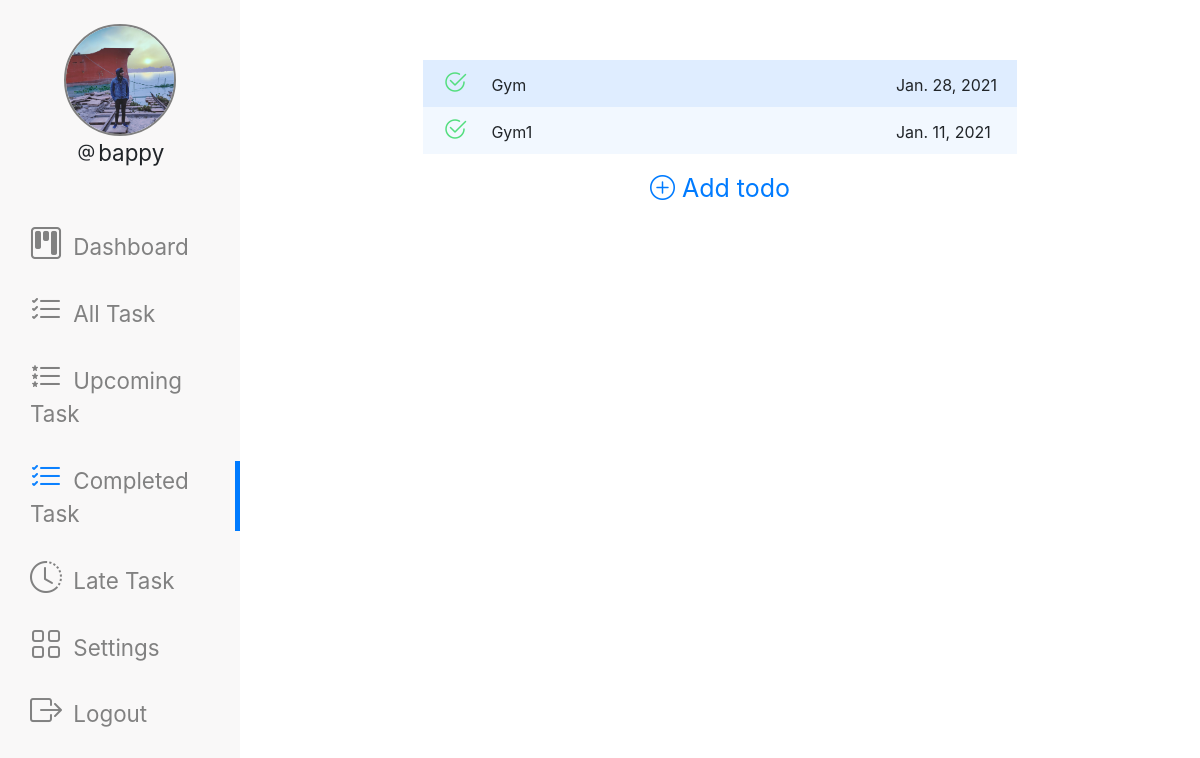
/completed-todo/ (signed in), run on the app's committed database.
### todo/models.py (models this page shows)
class Profile(models.Model):
    user = models.OneToOneField(
        User, null=True, blank=True, on_delete=models.CASCADE)
    bio = models.TextField(max_length=500, blank=True)
    birth_date = models.DateField(null=True, blank=True)
    profile_photo = models.ImageField(
        upload_to='static/profilepicture', null=True)

class TodoList(models.Model):
    username = models.ForeignKey(User, on_delete=models.CASCADE)
    todo = models.CharField(max_length=300)
    due_date = models.DateField()
    is_completed = models.BooleanField(default=0)

### todo/views.py (the view, shortened to what this page needs)
# urls.py: path('completed-todo/', views.completed_todo_view, name='completed_todo_view'),
def completed_todo_view(request):
    todays_date = date.today()
    if request.user.is_authenticated and not request.method == 'POST':
        username = request.user.username
        todo_list = TodoList.objects.filter(
            username=request.user.id, is_completed=1)
        profiles = Profile.objects.get(user_id=request.user.id)
        return render(request, 'completed-task.html', {'todo_list': todo_list, 'username': username,
                                                       'tdate': todays_date, 'profile': profiles})
    else:
        return redirect('../login')

### todo/templates/completed-task.html (shortened to what this page needs)
{% extends "base.html" %} {% load static %} {% block main %}
<div class="content-center" id="completed-task">
  <div>
    {% if todo_list %}
    <ul class="todo-list">
      {% for todo in todo_list %} {% if todo.is_completed == 0%}
      <li>
        <form method="post">
          {% csrf_token %}
          <input type="hidden" name="completed-id" value="{{ todo.id }}" />
          <a href="#" onclick="this.parentNode.submit();" title="Mark complete"
            ><i class="bi bi-check2-circle"></i
          ></a>
        </form>
        <span class="todo"
          >{{ todo.todo }}<i class="editor-pen bi bi-pencil-square"></i
          ><i class="trash bi bi-trash"></i
        ></span>
        <span class="todo-date">{{ todo.due_date}}</span>
        <span class="todo-id d-none">{{ todo.id }}</span>
        <span class="js-date-picker d-none"
          >{{ todo.due_date|date:'Y-m-d'}}</span
        >
        {% if todo.due_date < tdate %}
        <span class="late-text">Late</span>
        {% endif %}
      </li>
      {% else %}
      <li>
        <form method="post">
          <a
            href="#"
            onclick="this.parentNode.submit();"
            title="Mark uncomplete"
            ><i class="completed bi bi-check2-circle"></i
          ></a>
        </form>
        <span class="todo"
          >{{ todo.todo }} </span>
        <span class="todo-date">{{ todo.due_date }}</span>
      </li>
      {% endif %} {% endfor %}
    </ul>
    {% else %}
    <p class="no-todo-text">You've not completed any todo yet!</p>
    {% endif %}
    <div class="add-new">
      <div class="add-new-btn">
        <a href="{% url 'add_todo_view'%}"
          ><i class="bi bi-plus-circle"> Add todo</i></a
        >
      </div>
    </div>
  </div>
</div>
{% endblock %}

### todo/templates/base.html (shortened to what this page needs)
{% load static %}
<!DOCTYPE html>
<html lang="en">
  <head>
    <link rel="stylesheet" href="{% static 'login/library/css/style.css' %}" />
    <link rel="stylesheet" href="{% static 'signup/library/css/style.css' %}" />
    <link rel="stylesheet" href="{% static 'dashboard/css/style.css' %}" />
    <link
      rel="stylesheet"
      href="https://cdnjs.cloudflare.com/ajax/libs/twitter-bootstrap/4.5.3/css/bootstrap.min.css"
    />
    <link
      rel="stylesheet"
      href="https://cdn.jsdelivr.net/npm/bootstrap-icons@1.3.0/font/bootstrap-icons.css"
    />
  </head>
  <body>
    <header>
      <div class="sidenav">
        <div class="top">
          {% if profile.profile_photo %}
          <img src="{{ profile.profile_photo.url }}" alt="" />
          <p><i class="bi bi-at"></i>{{ user.username }}</p>
          {% else %}
          <i class="bi bi-person-circle"></i>
          {% endif %}
        </div>
        <div class="bottom">
          <a class="dashboard" href="{% url 'todo' %}"
            ><i class="bi bi-kanban"></i> Dashboard</a
          >
          <a class="all-task" href="{% url 'todo_view' %}" title="All Task"
            ><i class="bi bi-list-check"></i> All Task</a
          >
          <a
            class="upcoming-task"
            href="{% url 'upcoming_todo_view' %}"
            title="Upcoming Task"
            ><i class="bi bi-list-stars"></i> Upcoming Task</a
          >
          <a
            class="completed-task"
            href="{% url 'completed_todo_view' %}"
            title="Completed Task"
            ><i class="bi bi-list-check"></i> Completed Task</a
          >
          <a
            class="late-task"
            href="{% url 'late_todo_view' %}"
            title="Files Uploaded"
            ><i class="bi bi-clock-history"></i> Late Task</a
          >
          <a class="settings" href="{% url 'settings' %}"
            ><i class="bi bi-grid"></i> Settings</a
          >
          <a class="settings" href="{% url 'logout' %}"
            ><i class="bi bi-box-arrow-right"></i> Logout</a
          >
        </div>
      </div>
    </header>
    {% block main %} {% endblock %}
  </body>
</html>

### static/login/library/css/style.css (style rules this page uses)
* { padding: 0; margin: 0; box-sizing: border-box; }
body { font-family: 'Poppins', sans-serif; }
form { width: 360px; position: relative }
a { display: block; text-decoration: none; color: #d9d9d9; font-size: 0.9rem; transition: .3s; }

### static/signup/library/css/style.css (style rules this page uses)
* { padding: 0; margin: 0; box-sizing: border-box; }
body { font-family: 'Poppins', sans-serif; }
form { width: 360px; }
form a { display: block; text-align: right; text-decoration: none; font-size: 0.9rem; transition: .3s; }

### static/dashboard/css/style.css (style rules this page uses)
body { font-family: "Lato", sans-serif; }
.sidenav { height: 100%; width: 20%; position: fixed; z-index: 1; top: 0; left: 0; background-color: #f9f8f8; overflow-x: hidden; padding-top: 20px; display: grid; text-align: center; font-size: 1.4rem; }
.sidenav a { margin: 30px 0px; padding: 0 30px; text-decoration: none; font-size: 1.4rem; color: #818181; display: block; text-align: left; border-right: 5px solid transparent; }
.sidenav a.active { border-right: 5px solid #007bff; }
.sidenav a i { padding-right: 5px; color: #818181; font-size: 2rem; line-height: 28px; transition: 0.3s all; }
.sidenav a.active i { color: rgb(11 129 255); }
.sidenav .top { grid-row: 2 / span 3; }
.sidenav .bottom { grid-row: 5 / span 10; }
.sidenav .top img { height: 7rem; width: 7rem; object-fit: cover; border-radius: 50%; border: 2px solid gray; }
.content-center { margin-left: 20%; margin-top: 5%; }
ul.todo-list { display: grid; align-content: center; justify-content: center; }
ul li .todo { width: 400px; max-width: 80%; display: inline-block; }
ul li { list-style: none; padding: 10px 20px; }
ul.todo-list li { list-style: none; padding: 10px 20px; }
ul li:nth-child(odd) { background: #dfedff; }
ul li:nth-child(even) { background: #f2f8ff; }
ul li a { display: inline-block; font-size: 24px; line-height: 24px; margin-right: 20px; }
ul.todo-list li a i { color: gray; transition: all 0.3s; }
ul li a i.completed { color: #54de7f; }
.add-new .add-new-btn a { font-size: 22px; display: grid; margin-top: 40px; align-content: center; justify-content: center; }
.add-new .add-new-btn { text-align: center; }
.add-new .add-new-btn a i { font-size: 25px; font-style: normal; }
.add-new .add-new-btn a { display: inline; transition: all 0.3s; }
ul.todo-list form { display: inline; }

### data on the page
Profile: profile_photo (picture)
TodoList: todo "Gym", due_date "Jan. 28, 2021"
TodoList: todo "Gym1", due_date "Jan. 11, 2021"

### other printed values
{{ user.username }} "bappy"
